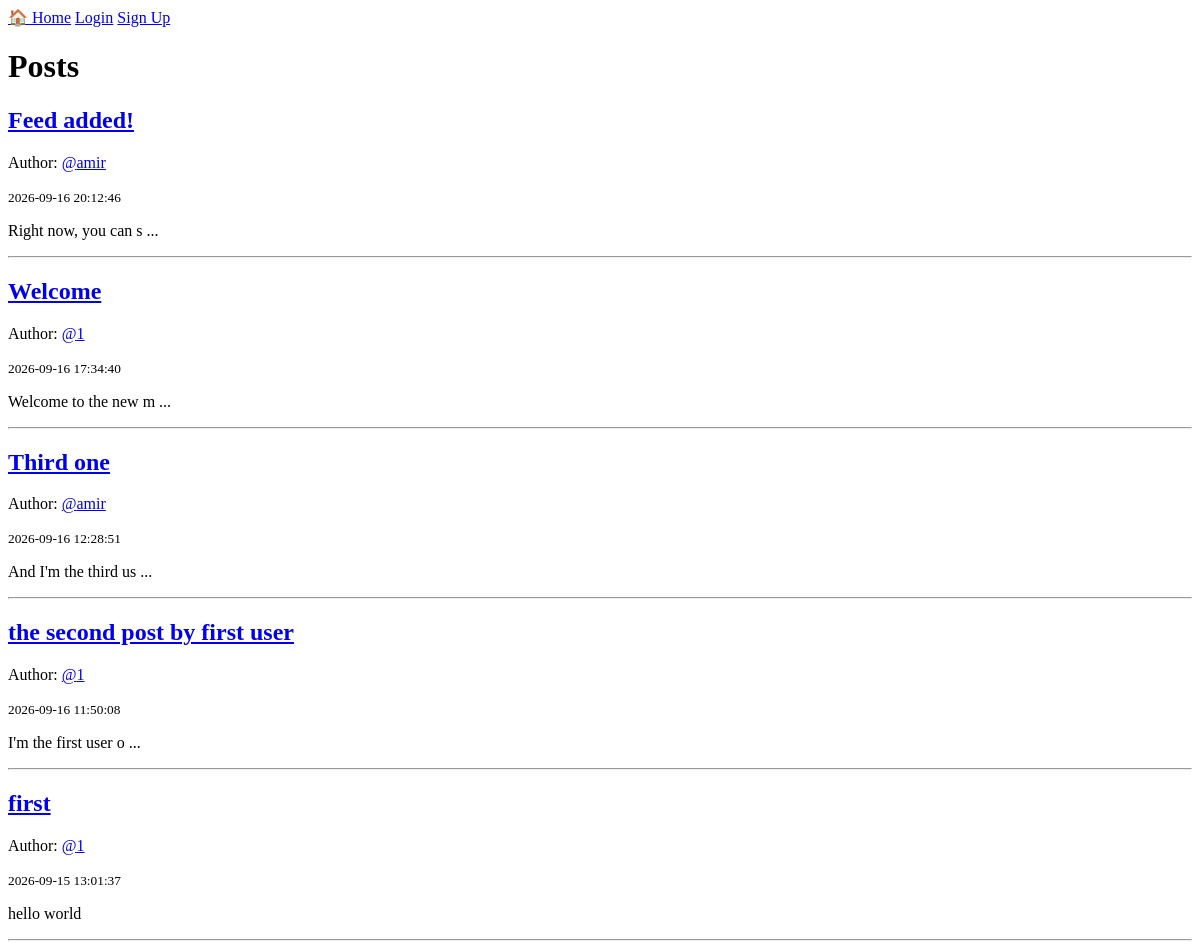
Before: / with the older database file.
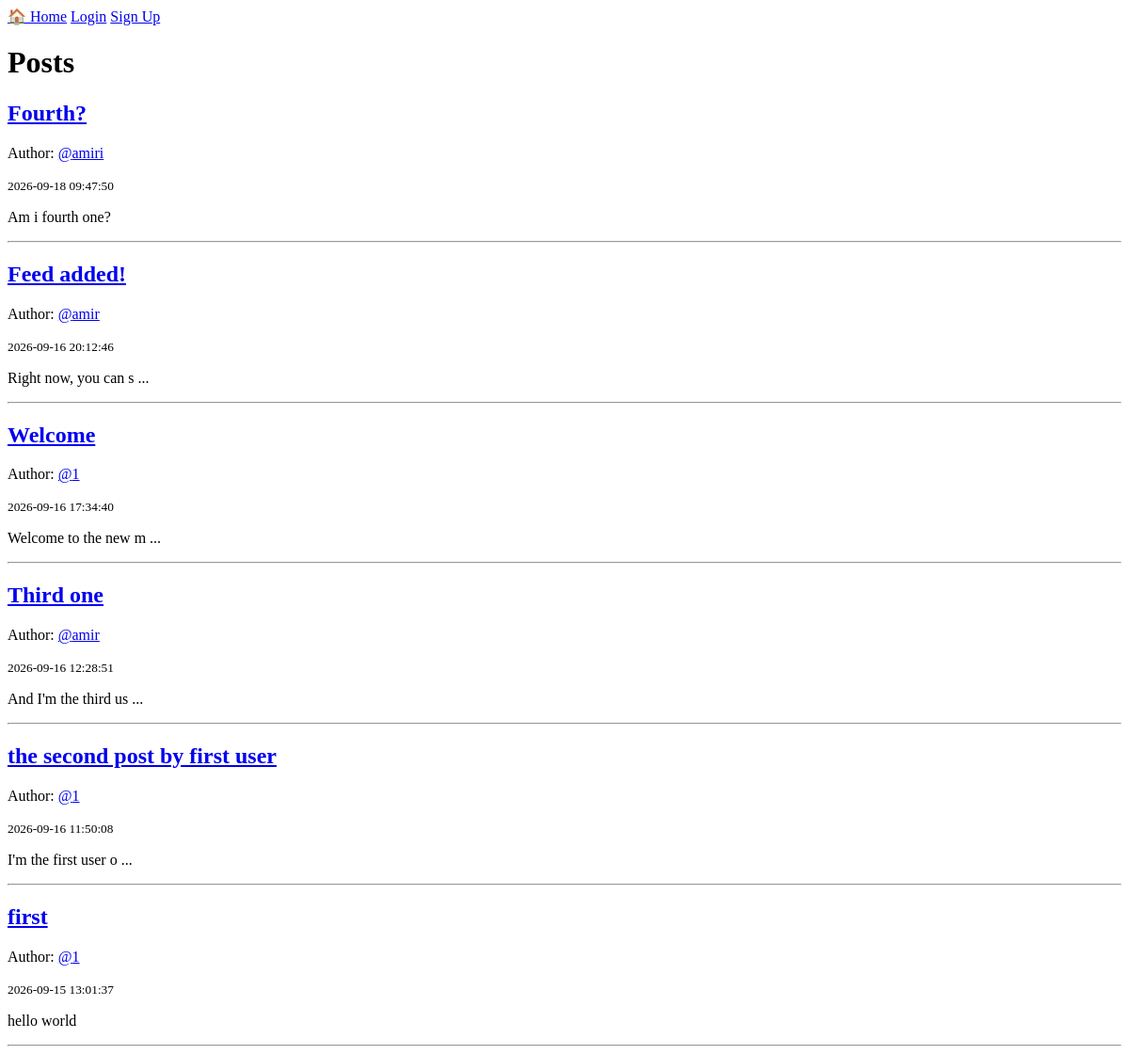
After: the same page with the newer database file.
### tables this page shows
CREATE TABLE posts (
            id INTEGER PRIMARY KEY AUTOINCREMENT,
            title TEXT NOT NULL,
            content TEXT NOT NULL,
            author_id INTEGER,
            created_at TIMESTAMP DEFAULT CURRENT_TIMESTAMP,
            FOREIGN KEY (author_id) REFERENCES users(id)
        );

CREATE TABLE users (
            id INTEGER PRIMARY KEY AUTOINCREMENT,
            username TEXT UNIQUE NOT NULL,
            password TEXT NOT NULL
        );

### app.py (the view)
@app.route("/")
def home():
    conn = get_db()
    if "user_id" in session:
        user_id = session["user_id"]
        posts = conn.execute(
            """
            SELECT
                posts.*,
                users.username AS author,

                CASE
                    WHEN posts.author_id = ?
                    THEN 4

                    WHEN followers.id IS NOT NULL
                         AND post_views.id IS NULL
                    THEN 0

                    WHEN followers.id IS NULL
                         AND post_views.id IS NULL
                    THEN 1

                    WHEN followers.id IS NOT NULL
                         AND post_views.id IS NOT NULL
                    THEN 2

                    ELSE 3
                END AS priority

            FROM posts

            LEFT JOIN users
                ON posts.author_id = users.id

            LEFT JOIN followers
                ON followers.following_id = posts.author_id
                AND followers.follower_id = ?

            LEFT JOIN post_views
                ON post_views.post_id = posts.id
                AND post_views.user_id = ?

            ORDER BY priority ASC, posts.id DESC
            """,
            (user_id, user_id, user_id)
        ).fetchall()
    else:
        posts = conn.execute(
            """
            SELECT
                posts.*,
                users.username AS author
            FROM posts

            LEFT JOIN users
                ON posts.author_id = users.id

            ORDER BY posts.id DESC
            """
        ).fetchall()
    conn.close()
    return render_template(
        "home.html",
        posts=posts
    )

### app.py (called while the page is built, shortened)
@app.context_processor
def inject_notifications():
    if "user_id" not in session:
        return {"notification_count": 0}

### database.py (called while the page is built)
def get_db():
    conn = sqlite3.connect(DATABASE)
    conn.row_factory = sqlite3.Row
    return conn

### templates/home.html (shortened to what this page needs)
{% extends 'base.html' %}
{% block content %}
    <h1>Posts</h1>
    {% if posts %}
        {% for post in posts %}
            <article>
                <h2>
                    <a href="{{ url_for('post_detail', post_id=post['id']) }}">
                        {{ post['title'] }}
                    </a>
                </h2>
                <p>
                    Author:
                    <a href="{{ url_for('profile', username=post['author']) }}">
                        @{{ post['author'] }}
                    </a>
                </p>
                <small>{{ post['created_at'] }}</small>
                <p>
                    {{ post['content'][:20] }}
                    {% if post['content']|length > 20 %}
                        ...
                    {% endif %}
                </p>
            </article>
            <hr>
        {% endfor %}
    {% endif %}
{% endblock %}

### templates/base.html (shortened to what this page needs)
<!DOCTYPE html>
<html lang="en">
<head>
</head>
<body>
    <nav>
        <a href="{{ url_for('home') }}">🏠 Home</a>
        {% if session.get('user_id') %}
<span>Hello,<a href="{{ url_for('profile', username=session.get('username')) }}">
        {{ session.get('username') }}</a>
</span>            <a href="{{ url_for('add_post') }}">✍️New post</a>
<a href="{{ url_for('notifications') }}">
    🔔Notifications
    {% if notification_count > 0 %}
        ({{ notification_count }})
    {% endif %}
</a>
            <a href="{{ url_for('logout') }}">Logout</a>
        {% else %}
            <a href="{{ url_for('login') }}">Login</a>
            <a href="{{ url_for('signup') }}">Sign Up</a>
        {% endif %}
    </nav>
    <main>
        {% block content %}{% endblock %}
    </main>
</body>
</html>

Changed rows visible on the page:
added posts: title "Fourth?", author "amiri", created_at "2026-09-18 09:47:50", content "Am i fourth one?"
